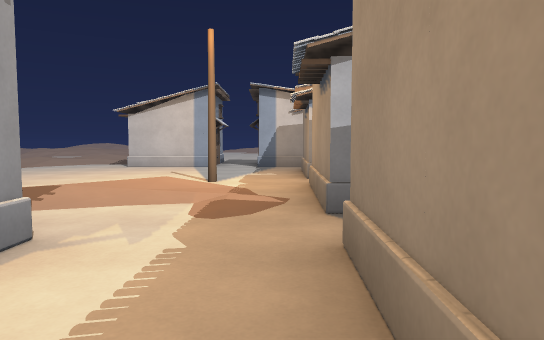
[1] (above)

21 first-person views from a walk through a Godot game level. The camera is 1.3 m above the floor, tilts 4° down and sees 70° across. The floor is counted in squares, 2 m on a side. Each view is taken from the middle of a square. On the plan, view 1 faces up. The plan holds only what a view shows up to about 11 squares ahead; the rest is blank. The place goes on beyond the plan. Characters and animated objects are not drawn. Surface patterns are stand-ins for the level's own textures.

[2]
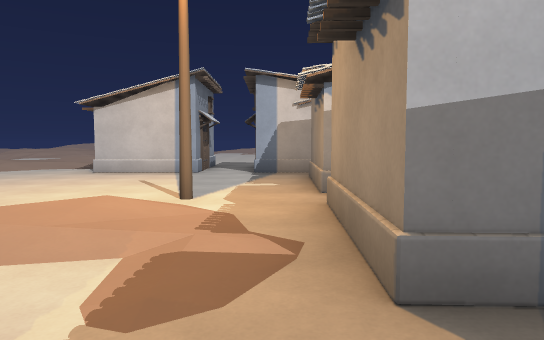

[3]
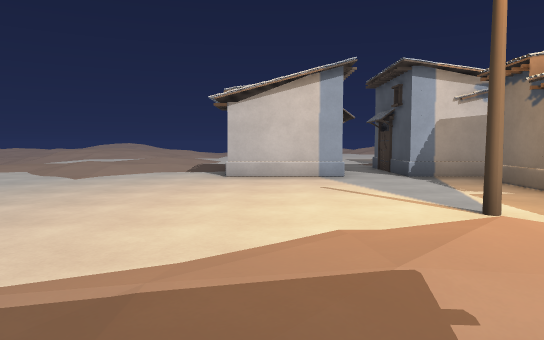

[4]
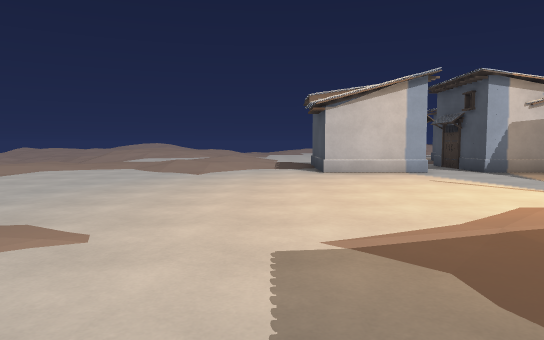

[5]
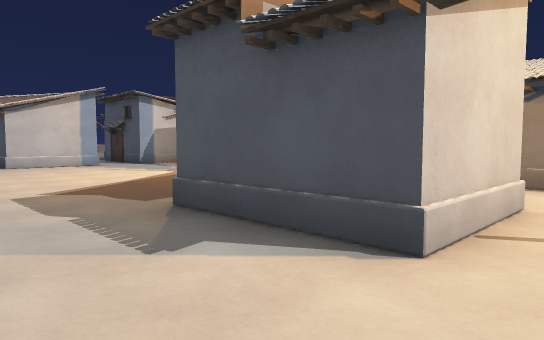

[6]
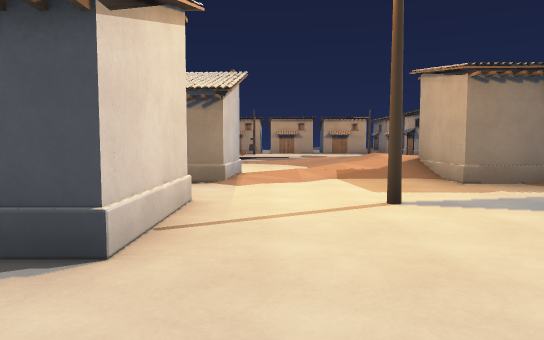

[7]
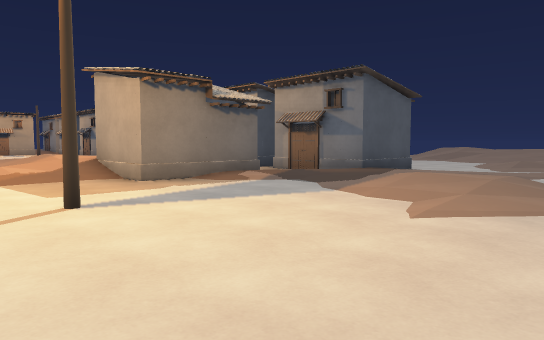

[8]
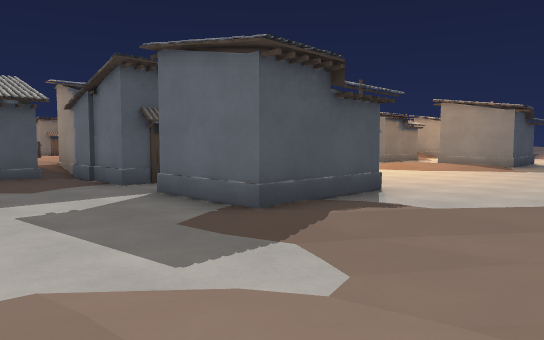

[9]
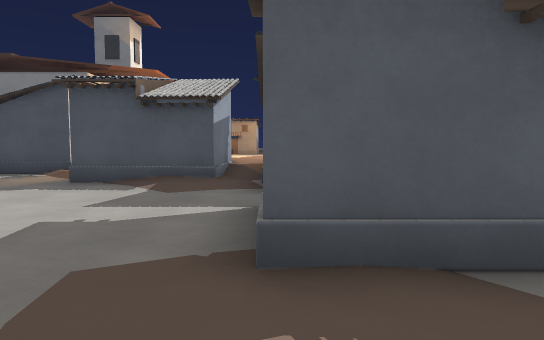

[10]
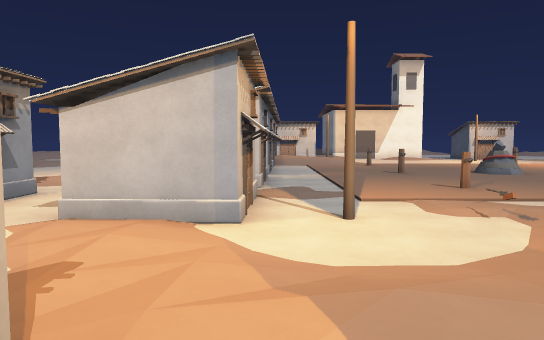

[11]
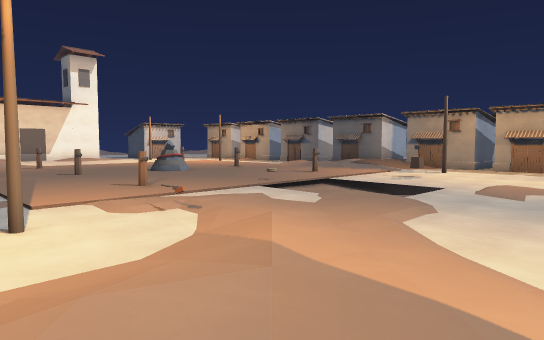

[12]
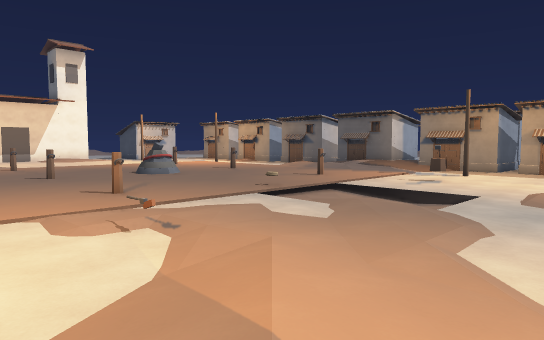

[13]
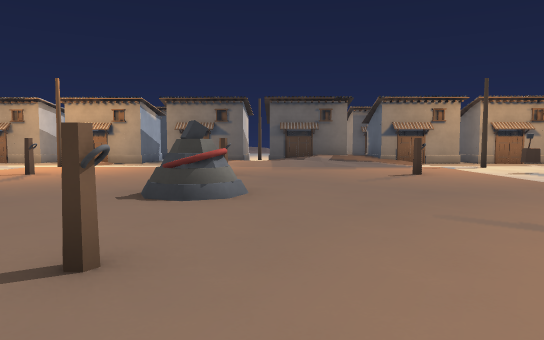

[14]
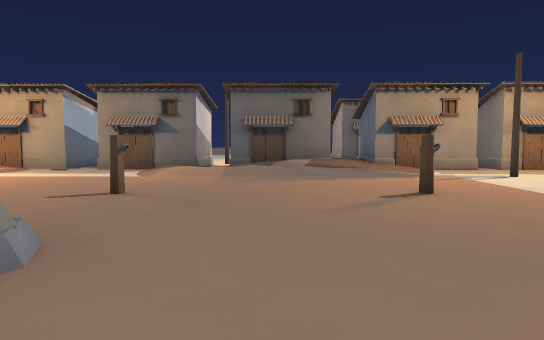

[15]
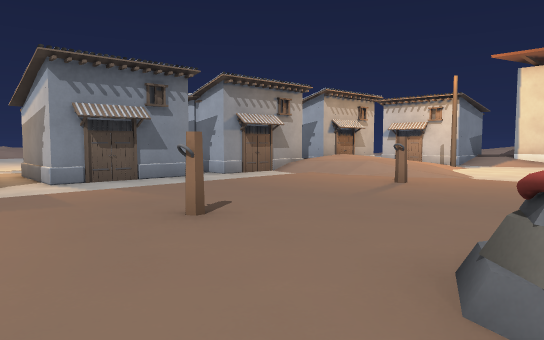

[16]
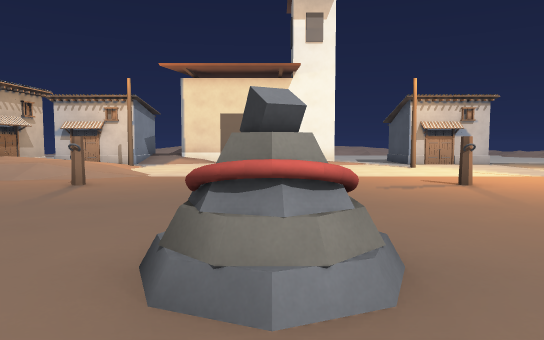

[17]
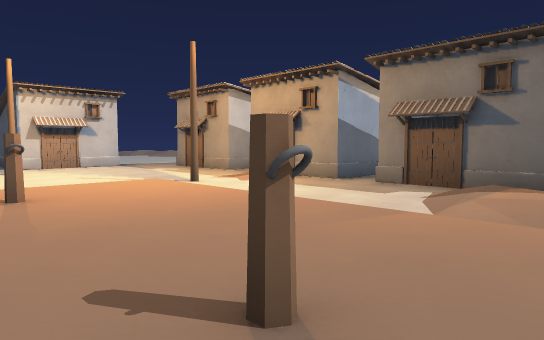

[18]
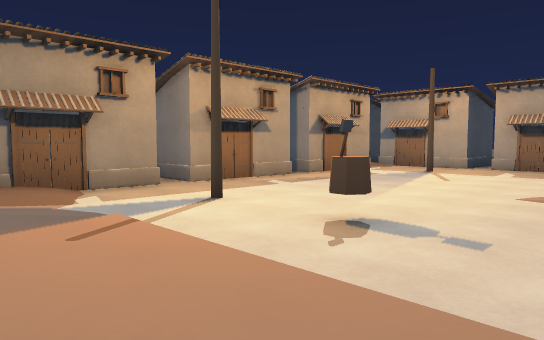

[19]
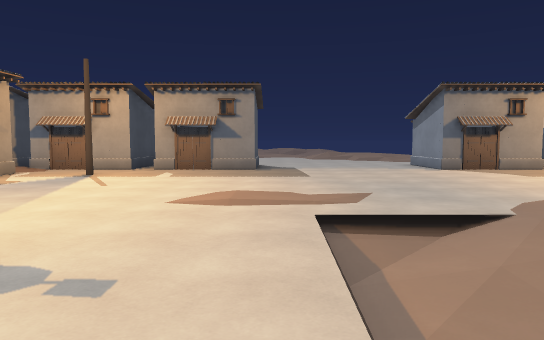

[20]
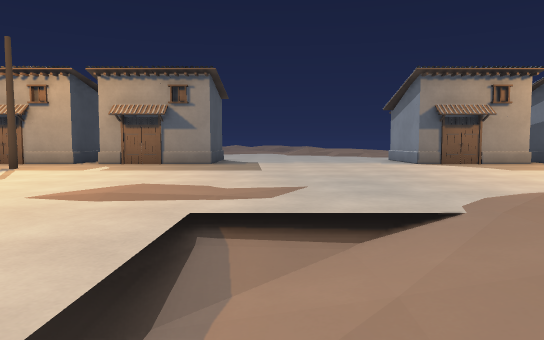

[21]
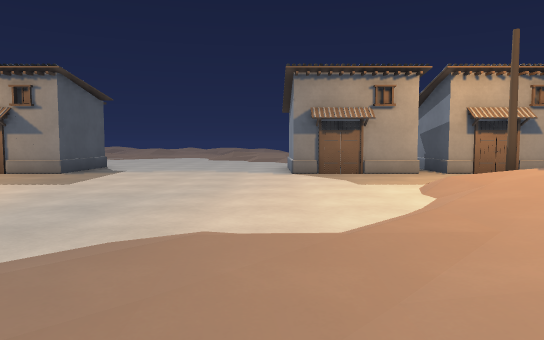

### Floor plan
Key: @ floor where view 1 was taken; # wall or solid block; . main floor; : floor 0.25 m higher than the main floor; - floor 0.25 m lower than the main floor; + floor 0.5 m higher than the main floor; * floor 0.75 m higher than the main floor; / step, stairs or slope; A axe; O other object.
Columns run from 7 left of view 1 to 20 right of it. Each row starts with its distance up from view 1.
 16 ::/. ...# #  #..   ..#...
 15 //......# #  /..   .......#
 14 :.......# #*+ /.   .......#
 13 :::/##.## #++//.   .......#
 12 ://###.## #///..   ....#.:
 11 //.###.####...O.. ..O.....##
 10 ......... .................
  9 ........###...............#
  8 ........###.............//#
  7 ......#.###...O..#..O..///#
  6 .....//.##.............///#
  5 ..../:/.##.............//##
  4 ....//..##.............//+#
  3  .............O.....O...//+
  2  ..###..##.......O....../##
  1  ..# #..##......//-......#
  0  ..###.@##.#.....//..A.#.#
 -1  ......../.../...//......##
 -2  ....#..///.//...........#
 -3  ........//////..........#
 -4  .......//**//............
 -5   ...../##**//...........##
 -6   ///.//#  # ..........#.#
 -7   /+::///   ..............
 -8    /::/########.....#####//
 -9    /::###     #.....#  ####
-10      .#       #.....#

Where each view was taken, in squares from view 1:
view 1: 0 up, 0 right, facing up
view 2: 2 up, 0 right, facing up
view 3: 3 up, 3 left, facing up
view 4: 2 up, 5 left, facing up
view 5: 1 down, 6 left, facing up-right
view 6: 1 down, 6 left, facing right
view 7: 1 down, 6 left, facing down-right
view 8: 16 up, 7 left, facing down-right
view 9: 13 up, 6 left, facing right
view 10: 5 down, 3 right, facing up
view 11: 5 down, 3 right, facing up-right
view 12: 4 down, 4 right, facing up-right
view 13: 6 up, 5 right, facing right
view 14: 5 up, 8 right, facing right
view 15: 5 up, 10 right, facing up-left
view 16: 5 up, 10 right, facing up
view 17: 6 up, 12 right, facing up-right
view 18: 3 up, 12 right, facing down-right
view 19: 2 up, 12 right, facing down
view 20: 1 up, 11 right, facing down
view 21: 0 up, 8 right, facing down
